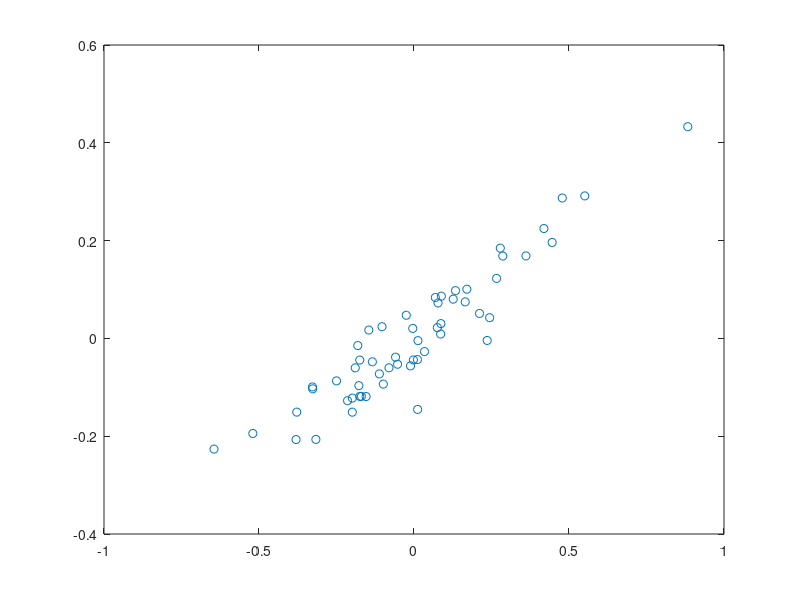

Write the MATLAB code that produced this figure.
%S21
% roitc_mean = [-0.104353,  0.050929, -0.177857,  0.028774,  0.014027,  0.068141,...
%        -0.269545, -0.25971 ,  0.222008,  0.248859, -0.200211,  0.320179,...
%         0.131141, -0.066638,  0.039868,  0.158643,  0.112153, -0.255802,...
%        -0.220049,  0.04767 , -0.597307,  0.107332,  0.333337,  0.110116,...
%         0.339962, -0.22568 ,  0.036283, -0.204837,  0.082402, -0.209186,...
%         0.013909, -0.054458,  0.189811,  0.039125,  0.112241, -0.047448,...
%        -0.164528,  0.417493,  0.062662, -0.127269, -0.065109, -0.207626,...
%        -0.193006, -0.064259,  0.058817,  0.05704 ,  0.011896, -0.058529,...
%         0.141322,  0.025173, -0.049907,  0.103076,  0.112486,  0.156935,...
%        -0.011609, -0.04184 , -0.045852, -0.031289];
% roitc_eigen = [-0.13918188, -0.15859606,  0.07232259, -0.15001255,  0.08270073,...
%        -0.03768551, -0.04858944, -0.04208382,  0.01563056,  0.52140075,...
%        -0.15628002, -0.06305633, -0.07099029, -0.01595048, -0.01757011,...
%         0.1293902 ,  0.09435635, -0.23245033, -0.00540831, -0.02057496,...
%        -0.21563661,  0.09363847, -0.08481198,  0.09777981,  0.13940773,...
%        -0.00394136,  0.12986673, -0.0547687 , -0.02112264,  0.10952078,...
%         0.0819247 , -0.33369627,  0.06472867,  0.14470139, -0.29281698,...
%         0.09815656, -0.12511325,  0.0514455 ,  0.0216023 ,  0.07008498,...
%         0.05462502,  0.07387114,  0.0578616 ,  0.02875618,  0.01505655,...
%        -0.03632455, -0.12222169, -0.02123926, -0.13944033, -0.15704229,...
%         0.04270528,  0.19476623,  0.0126076 ,  0.01918296,  0.06384352,...
%         0.10224818,  0.11611041, -0.03368109];

%S01
roitc_mean = [-0.378126, -0.32747 ,  0.2112  ,  0.278317,  0.126472,  0.088224,...
       -0.004058, -0.053046, -0.174929,  0.244031,  0.077522,  0.033885,...
       -0.214388, -0.519988,  0.133871,  0.419141,  0.086743,  0.068874,...
        0.26634 , -0.059487, -0.249968, -0.198959, -0.099033, -0.177798,...
       -0.198849, -0.316556, -0.326761, -0.134338,  0.445617,  0.883181,...
        0.550951, -0.145698,  0.361157, -0.10312 , -0.64519 ,  0.236075,...
       -0.175026, -0.111715,  0.011765, -0.154441,  0.075304, -0.011263,...
        0.170487, -0.189546, -0.380478, -0.18139 ,  0.478291,  0.286427,...
       -0.024903,  0.012761,  0.086005,  0.165164, -0.169725,  0.011134,...
       -0.080681, -0.001878];
roitc_eigen = [-0.15072608, -0.09921735,  0.05105112,  0.18463763,  0.08028147,...
        0.08638148,  0.02043219, -0.05284686, -0.11862625,  0.04238412,...
        0.07245625, -0.0269525 , -0.12740483, -0.19442141,  0.09764873,...
        0.22470268,  0.03026249,  0.08367819,  0.1226604 , -0.0384128 ,...
       -0.086851  , -0.15085157, -0.09345155, -0.09655834, -0.12203738,...
       -0.2065456 , -0.10309597, -0.04788564,  0.19618699,  0.43286713,...
        0.29142369,  0.01713311,  0.16870198,  0.02393475, -0.22634649,...
       -0.00418405, -0.04429407, -0.07255681, -0.14523371, -0.11888279,...
        0.02203347, -0.05620188,  0.10057937, -0.06021873, -0.2068925 ,...
       -0.01462564,  0.28710833,  0.16843087,  0.04734029, -0.00457288,...
        0.00891734,  0.07472662, -0.11863093, -0.043299  , -0.06011811,...
       -0.04399339];
    
figure;
plot(roitc_mean, roitc_eigen, 'o');
